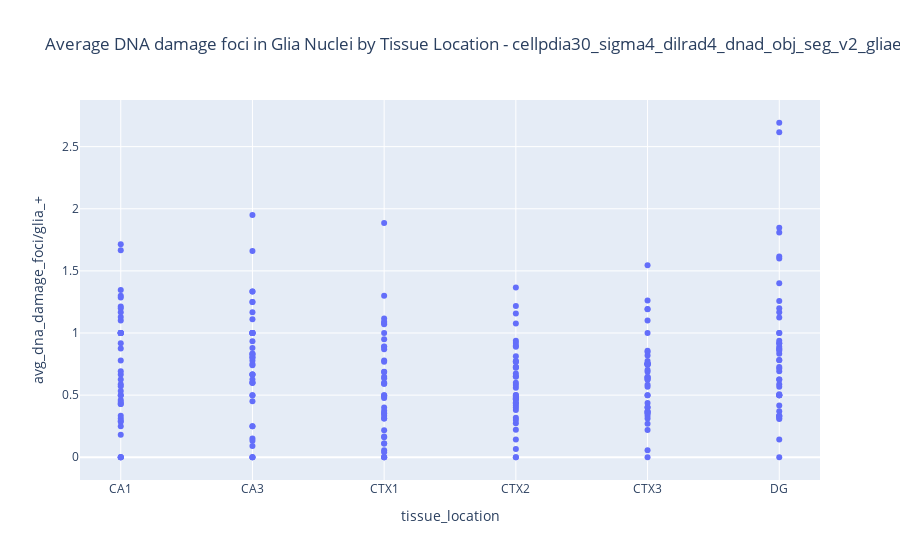

Notebook code for this chart:
### Code cell
# Create the plot
fig = px.scatter(df, x='tissue_location', y='avg_dna_damage_foci/glia_+',
                 hover_data=['staining_id'], title=f"Average DNA damage foci in Glia Nuclei by Tissue Location - {title}")

# Show the plot
fig.show()

### Figure 1 — Plotly figure (JSON) as saved in the notebook; plotly's stock layout.template omitted (floating-point values rounded to 4 significant figures; data arrays with more than 128 entries replaced by an {"elided": "..."} marker saying what was removed)
{"data": [{"customdata": {"elided": "252x1 int values"}, "hovertemplate": "tissue_location=%{x}<br>avg_dna_damage_foci/glia_+=%{y}<br>staining_id=%{customdata[0]}<extra></extra>", "legendgroup": "", "marker": {"color": "#636efa", "symbol": "circle"}, "mode": "markers", "name": "", "orientation": "v", "showlegend": false, "type": "scatter", "x": {"elided": "252 str values"}, "xaxis": "x", "y": {"elided": "252 float values"}, "yaxis": "y"}], "layout": {"legend": {"tracegroupgap": 0}, "title": {"text": "Average DNA damage foci in Glia Nuclei by Tissue Location - cellpdia30_sigma4_dilrad4_dnad_obj_seg_v2_gliaero6_gliathr20"}, "xaxis": {"anchor": "y", "domain": [0, 1], "title": {"text": "tissue_location"}}, "yaxis": {"anchor": "x", "domain": [0, 1], "title": {"text": "avg_dna_damage_foci/glia_+"}}}}
